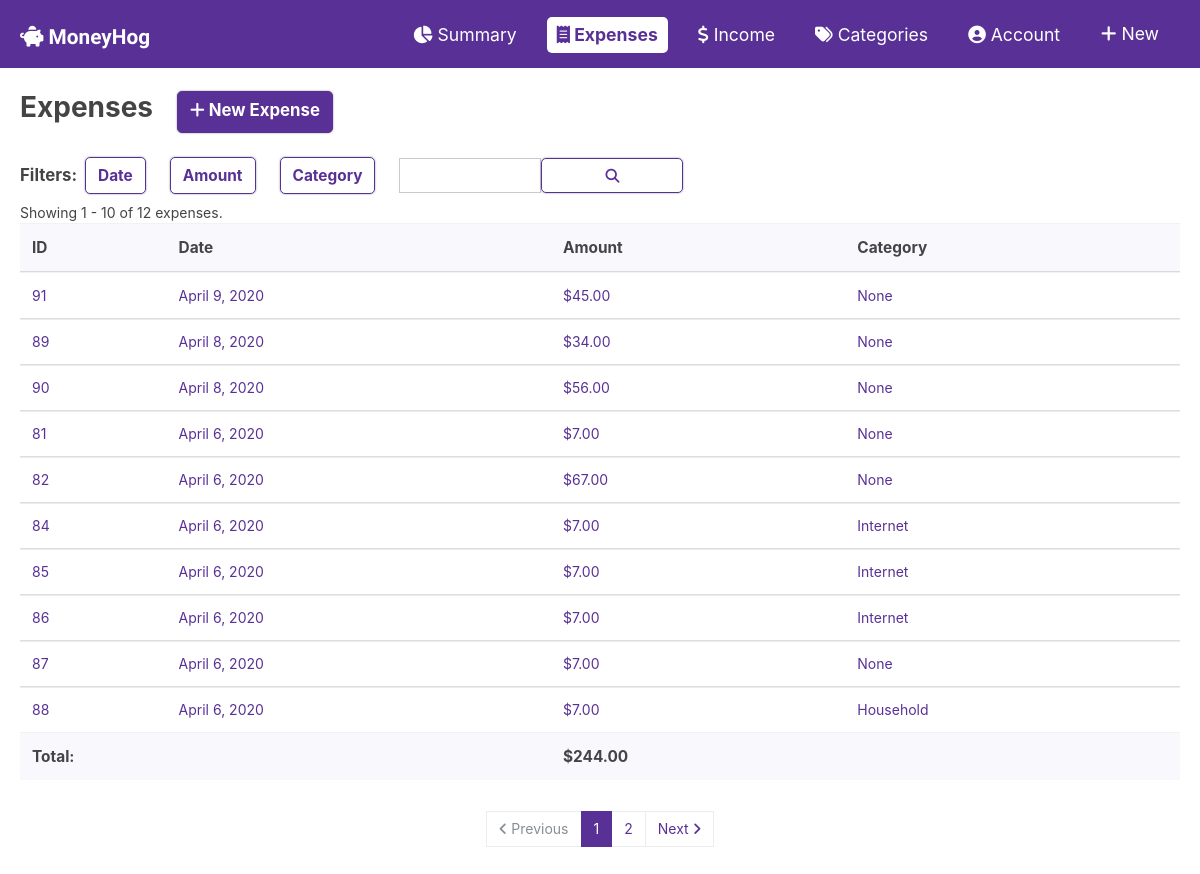
Before: /budget/expenses/ with the older database file.
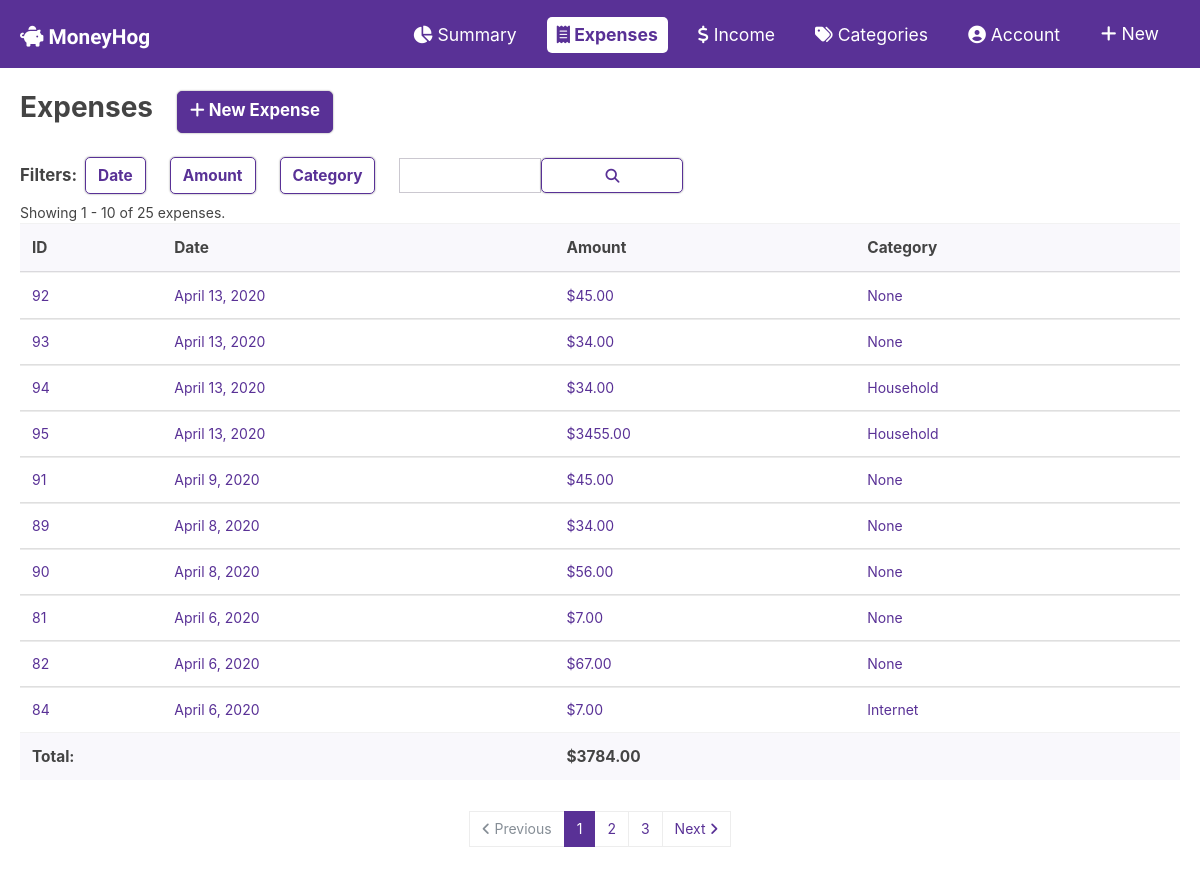
After: the same page with the newer database file.
### budget/models.py (models this page shows, shortened)
class Expense(models.Model):
    expense_date = models.DateField('Date of expense')
    vendor = models.CharField(max_length=100,blank=True)
    description = models.CharField(max_length=200, blank=True)
    category = models.ForeignKey('Category', on_delete=models.SET_NULL,null=True,blank=True)
    amount = models.DecimalField(max_digits=10, decimal_places=2)
    receipt = models.ImageField(upload_to="images/", blank=True)

class Category(models.Model):
    name = models.CharField(max_length=50)
    def __str__(self):
        return self.name

### budget/views.py (the view)
# urls.py: path('expenses/', views.expense_list, name='expense_list'),
def expense_list(request):
    latest_expenses_list = Expense.objects.order_by('-expense_date')
    limit = 10
    paginator = Paginator(latest_expenses_list, limit)
    page_number = request.GET.get('page')
    if page_number == None:
        page_number = 1
    page_obj = paginator.get_page(page_number)
    page_total = 0
    page_count = 0
    for i in page_obj:
        page_total += i.amount
        page_count += 1
    start_num = (int(page_number) - 1) * limit +1
    end_num = start_num + page_count - 1
    context = {
        'page_obj': page_obj,
        'page_number': page_number,
        'page_total': page_total,
        'num_records': paginator.count,
        'page_range': paginator.page_range,
        'start_num' : start_num,
        'end_num': end_num,
    }
    return render(request, 'budget/expenses/list.html', context)

### budget/templates/budget/expenses/list.html (shortened to what this page needs)
{% extends "budget/expenses/expense.html" %}
{% load static %}
{% block extra_styles %}
<link rel="stylesheet" type="text/css" href="{% static 'budget/list.css' %}">
{% endblock extra_styles %}
{% block main_class %} class="table-content" {% endblock main_class %}
{% block content %}
  <div class="flex mt-2 mb-4">
    <h1 class="imp page-title mr-4">Expenses</h1>
    <a href="{% url 'budget:expense_form_page' %}" class="btn btn-primary imp title-med"><i class="fas fa-plus"></i> New Expense</a>
  </div>
  <div class="flex flex-wrap align-center mb-2">
    <span class="title-med imp mr-2">Filters: </span>
    <button id="date-range" type="button" class="btn btn-outline-primary imp title-sm mr-4" data-toggle="modal" data-target="#dateModal">Date</button>
    <button type="button" class="btn btn-outline-primary imp title-sm mr-4">Amount</button>
    <button type="button" class="btn btn-outline-primary imp title-sm mr-4">Category</button>
    <form action="" method="POST" class="inline-for flex align-center just-end" enctype="application/x-www-form-urlencoded">
        <input type="search" id="expense-search" name="expense-search" class="form-control" aria-describedby="search">
        <button type="submit" class="btn btn-outline-primary form-control"><i class="fas fa-search"></i></button>
    </form>
  </div>
  {% if page_obj %}
  <span>Showing {{ start_num }} - {{ end_num }} of {{ num_records }} expenses.</span>
  <div class="table-responsive">
    <table class="table mb-">
      <thead class="thead-light">
        <tr>
          <th scope="col" class="title-sm">ID</th>
          <th scope="col" class="title-sm">Date</th>
          <th scope="col" class="title-sm">Amount</th>
          <th scope="col" class="title-sm">Category</th>
        </tr>
      </thead>
      <tbody class="list-grou">
                {% for record in page_obj %}
                <tr class="click btn-link">
                  <td >{{ record.pk }}</a></td>
                  <td >{{ record.expense_date }}</td>
                  <td >${{ record.amount }}</td>
                  <td >{{ record.category }}</td>
                </tr>
                {% endfor %}
      </tbody>
      <tfoot>
        <tr class="thead-light">
          <td colspan="2" class="imp title-sm">Total:</td>
          <td colspan="2" class="imp title-sm">${{ page_total }}</td>
        </tr>
      </tfoot>
    </table>
    <nav aria-label="..." class="flex just-center">
      <ul class="pagination">
      {% if page_obj.has_previous %}
        <li class="page-item">
          <a class="page-link" href="?page={{ page_obj.previous_page_number }}"><i class="fas fa-angle-left"></i> Previous</a>
        </li>
      {% else %}
        <li class="page-item disabled">
          <span class="page-link"><i class="fas fa-angle-left"></i> Previous</span>
        </li>
      {% endif %}
      {% for page_num in page_range %}
        <li class="page-item page-num"><a class="page-link" href="">{{ page_num }}</a></li>
      {% endfor %}
        {% if page_obj.has_next %}
        <li class="page-item">
          <a class="page-link" href="?page={{ page_obj.next_page_number }}">Next <i class="fas fa-angle-right"></i></a>
        </li>
        {% else %}
        <li class="page-item disabled">
          <span class="page-link ">Next <i class="fas fa-angle-right"></i></span>
        </li>
        {% endif %}
      </ul>
    </nav>
  </div>
  {% else %}
      <p>You don't have any expenses yet!</p>
  {% endif %}
{% endblock content%}

Changed rows visible on the page:
no longer on this page (row unchanged): Expense: pk "85", expense_date "April 6, 2020", amount "7.00", category "Internet"
no longer on this page (row unchanged): Expense: pk "86", expense_date "April 6, 2020", amount "7.00", category "Internet"
no longer on this page (row unchanged): Expense: pk "87", expense_date "April 6, 2020", amount "7.00", category "None"
no longer on this page (row unchanged): Expense: pk "88", expense_date "April 6, 2020", amount "7.00", category "Household"
added Expense: pk "92", expense_date "April 13, 2020", amount "45.00", category "None"
added Expense: pk "93", expense_date "April 13, 2020", amount "34.00", category "None"
added Expense: pk "94", expense_date "April 13, 2020", amount "34.00", category "Household"
added Expense: pk "95", expense_date "April 13, 2020", amount "3455.00", category "Household"
Other visible differences:
{{ num_records }}: "12" → "25"
{{ page_total }}: "244.00" → "3784.00"
new list line: "3"
